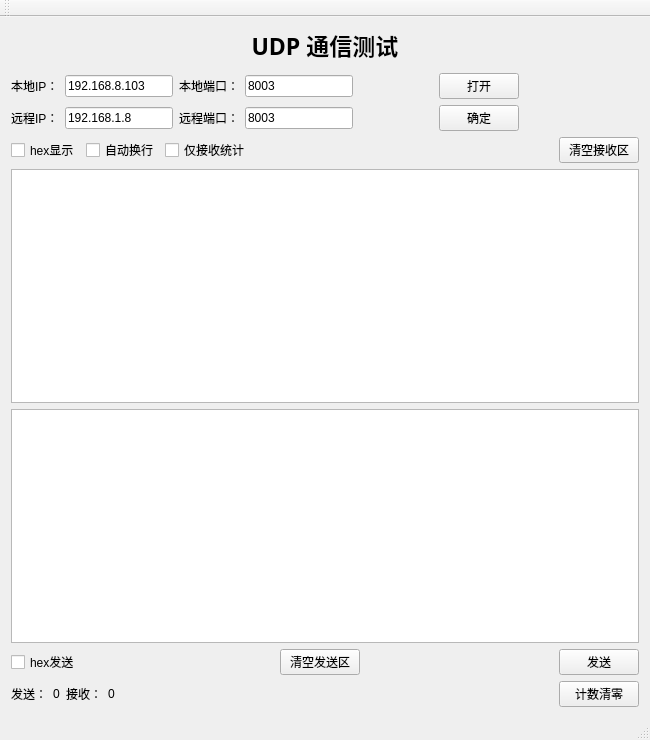
<?xml version="1.0" encoding="UTF-8"?>
<ui version="4.0">
 <class>NetworkTest</class>
 <widget class="QMainWindow" name="NetworkTest">
  <property name="geometry">
   <rect>
    <x>0</x>
    <y>0</y>
    <width>650</width>
    <height>740</height>
   </rect>
  </property>
  <property name="windowTitle">
   <string>NetworkTest</string>
  </property>
  <widget class="QWidget" name="centralWidget">
   <layout class="QGridLayout" name="gridLayout">
    <item row="0" column="0">
     <layout class="QVBoxLayout" name="verticalLayout" stretch="4,2,0,0,0,100,100,0,0">
      <item>
       <widget class="QLabel" name="title">
        <property name="sizePolicy">
         <sizepolicy hsizetype="Expanding" vsizetype="Preferred">
          <horstretch>0</horstretch>
          <verstretch>0</verstretch>
         </sizepolicy>
        </property>
        <property name="font">
         <font>
          <family>宋体</family>
          <pointsize>17</pointsize>
          <weight>75</weight>
          <bold>true</bold>
         </font>
        </property>
        <property name="focusPolicy">
         <enum>Qt::NoFocus</enum>
        </property>
        <property name="text">
         <string>UDP 通信测试</string>
        </property>
        <property name="alignment">
         <set>Qt::AlignCenter</set>
        </property>
        <property name="margin">
         <number>0</number>
        </property>
       </widget>
      </item>
      <item>
       <spacer name="verticalSpacer">
        <property name="orientation">
         <enum>Qt::Vertical</enum>
        </property>
        <property name="sizeHint" stdset="0">
         <size>
          <width>20</width>
          <height>40</height>
         </size>
        </property>
       </spacer>
      </item>
      <item>
       <layout class="QHBoxLayout" name="hlayout_local" stretch="0,0,0,0,0,0,8">
        <item>
         <widget class="QLabel" name="label">
          <property name="text">
           <string>本地IP：</string>
          </property>
         </widget>
        </item>
        <item>
         <widget class="QLineEdit" name="lineEdit_localIP">
          <property name="text">
           <string>192.168.8.103</string>
          </property>
         </widget>
        </item>
        <item>
         <widget class="QLabel" name="label_3">
          <property name="text">
           <string>本地端口：</string>
          </property>
         </widget>
        </item>
        <item>
         <widget class="QLineEdit" name="lineEdit_localPort">
          <property name="enabled">
           <bool>true</bool>
          </property>
          <property name="text">
           <string>8003</string>
          </property>
         </widget>
        </item>
        <item>
         <spacer name="horizontalSpacer">
          <property name="orientation">
           <enum>Qt::Horizontal</enum>
          </property>
          <property name="sizeHint" stdset="0">
           <size>
            <width>80</width>
            <height>20</height>
           </size>
          </property>
         </spacer>
        </item>
        <item>
         <widget class="QPushButton" name="pushBt_localinfo">
          <property name="inputMethodHints">
           <set>Qt::ImhNone</set>
          </property>
          <property name="text">
           <string>打开</string>
          </property>
          <property name="checkable">
           <bool>false</bool>
          </property>
          <property name="checked">
           <bool>false</bool>
          </property>
          <property name="autoRepeat">
           <bool>false</bool>
          </property>
          <property name="autoExclusive">
           <bool>false</bool>
          </property>
         </widget>
        </item>
        <item>
         <spacer name="horizontalSpacer_4">
          <property name="orientation">
           <enum>Qt::Horizontal</enum>
          </property>
          <property name="sizeHint" stdset="0">
           <size>
            <width>40</width>
            <height>20</height>
           </size>
          </property>
         </spacer>
        </item>
       </layout>
      </item>
      <item>
       <layout class="QHBoxLayout" name="hlayout_remot" stretch="0,0,0,0,0,0,8">
        <item>
         <widget class="QLabel" name="label_4">
          <property name="text">
           <string>远程IP：</string>
          </property>
         </widget>
        </item>
        <item>
         <widget class="QLineEdit" name="lineEdit_remoteIP">
          <property name="text">
           <string>192.168.1.8</string>
          </property>
         </widget>
        </item>
        <item>
         <widget class="QLabel" name="label_5">
          <property name="text">
           <string>远程端口：</string>
          </property>
         </widget>
        </item>
        <item>
         <widget class="QLineEdit" name="lineEdit_remotePort">
          <property name="text">
           <string>8003</string>
          </property>
         </widget>
        </item>
        <item>
         <spacer name="horizontalSpacer_2">
          <property name="orientation">
           <enum>Qt::Horizontal</enum>
          </property>
          <property name="sizeHint" stdset="0">
           <size>
            <width>80</width>
            <height>20</height>
           </size>
          </property>
         </spacer>
        </item>
        <item>
         <widget class="QPushButton" name="pushBt_localinfo_2">
          <property name="text">
           <string>确定</string>
          </property>
         </widget>
        </item>
        <item>
         <spacer name="horizontalSpacer_5">
          <property name="orientation">
           <enum>Qt::Horizontal</enum>
          </property>
          <property name="sizeHint" stdset="0">
           <size>
            <width>40</width>
            <height>20</height>
           </size>
          </property>
         </spacer>
        </item>
       </layout>
      </item>
      <item>
       <layout class="QHBoxLayout" name="hlayout_recv_opt">
        <item>
         <widget class="QCheckBox" name="checkBox_recv_hex">
          <property name="text">
           <string>hex显示</string>
          </property>
         </widget>
        </item>
        <item>
         <widget class="QCheckBox" name="checkBox_auto_indent">
          <property name="text">
           <string>自动换行</string>
          </property>
         </widget>
        </item>
        <item>
         <widget class="QCheckBox" name="checkBox">
          <property name="text">
           <string>仅接收统计</string>
          </property>
         </widget>
        </item>
        <item>
         <spacer name="horizontalSpacer_7">
          <property name="orientation">
           <enum>Qt::Horizontal</enum>
          </property>
          <property name="sizeHint" stdset="0">
           <size>
            <width>40</width>
            <height>20</height>
           </size>
          </property>
         </spacer>
        </item>
        <item>
         <widget class="QPushButton" name="pushButton">
          <property name="text">
           <string>清空接收区</string>
          </property>
         </widget>
        </item>
       </layout>
      </item>
      <item>
       <widget class="QTextEdit" name="textEdit_recv"/>
      </item>
      <item>
       <widget class="QTextEdit" name="textEdit_send"/>
      </item>
      <item>
       <layout class="QHBoxLayout" name="horizontalLayout_6">
        <item>
         <widget class="QCheckBox" name="checkBox_send_hex">
          <property name="text">
           <string>hex发送</string>
          </property>
         </widget>
        </item>
        <item>
         <spacer name="horizontalSpacer_8">
          <property name="orientation">
           <enum>Qt::Horizontal</enum>
          </property>
          <property name="sizeHint" stdset="0">
           <size>
            <width>1</width>
            <height>20</height>
           </size>
          </property>
         </spacer>
        </item>
        <item>
         <widget class="QPushButton" name="pushButton_2">
          <property name="text">
           <string>清空发送区</string>
          </property>
         </widget>
        </item>
        <item>
         <spacer name="horizontalSpacer_6">
          <property name="orientation">
           <enum>Qt::Horizontal</enum>
          </property>
          <property name="sizeHint" stdset="0">
           <size>
            <width>40</width>
            <height>20</height>
           </size>
          </property>
         </spacer>
        </item>
        <item>
         <widget class="QPushButton" name="pushBt_send">
          <property name="maximumSize">
           <size>
            <width>263</width>
            <height>16777215</height>
           </size>
          </property>
          <property name="text">
           <string>发送</string>
          </property>
         </widget>
        </item>
       </layout>
      </item>
      <item>
       <layout class="QHBoxLayout" name="horizontalLayout_4" stretch="0,0,0,0,8,0">
        <item>
         <widget class="QLabel" name="label_6">
          <property name="text">
           <string>发送：</string>
          </property>
         </widget>
        </item>
        <item>
         <widget class="QLabel" name="label_Sendnum">
          <property name="text">
           <string>0</string>
          </property>
         </widget>
        </item>
        <item>
         <widget class="QLabel" name="label_7">
          <property name="text">
           <string>接收：</string>
          </property>
         </widget>
        </item>
        <item>
         <widget class="QLabel" name="label_recvnum">
          <property name="text">
           <string>0</string>
          </property>
         </widget>
        </item>
        <item>
         <spacer name="horizontalSpacer_3">
          <property name="orientation">
           <enum>Qt::Horizontal</enum>
          </property>
          <property name="sizeHint" stdset="0">
           <size>
            <width>40</width>
            <height>20</height>
           </size>
          </property>
         </spacer>
        </item>
        <item>
         <widget class="QPushButton" name="pushBt_countRST">
          <property name="text">
           <string>计数清零</string>
          </property>
         </widget>
        </item>
       </layout>
      </item>
     </layout>
    </item>
   </layout>
  </widget>
  <widget class="QMenuBar" name="menuBar">
   <property name="geometry">
    <rect>
     <x>0</x>
     <y>0</y>
     <width>650</width>
     <height>25</height>
    </rect>
   </property>
  </widget>
  <widget class="QToolBar" name="mainToolBar">
   <attribute name="toolBarArea">
    <enum>TopToolBarArea</enum>
   </attribute>
   <attribute name="toolBarBreak">
    <bool>false</bool>
   </attribute>
  </widget>
  <widget class="QStatusBar" name="statusBar"/>
 </widget>
 <layoutdefault spacing="6" margin="11"/>
 <resources/>
 <connections/>
</ui>
